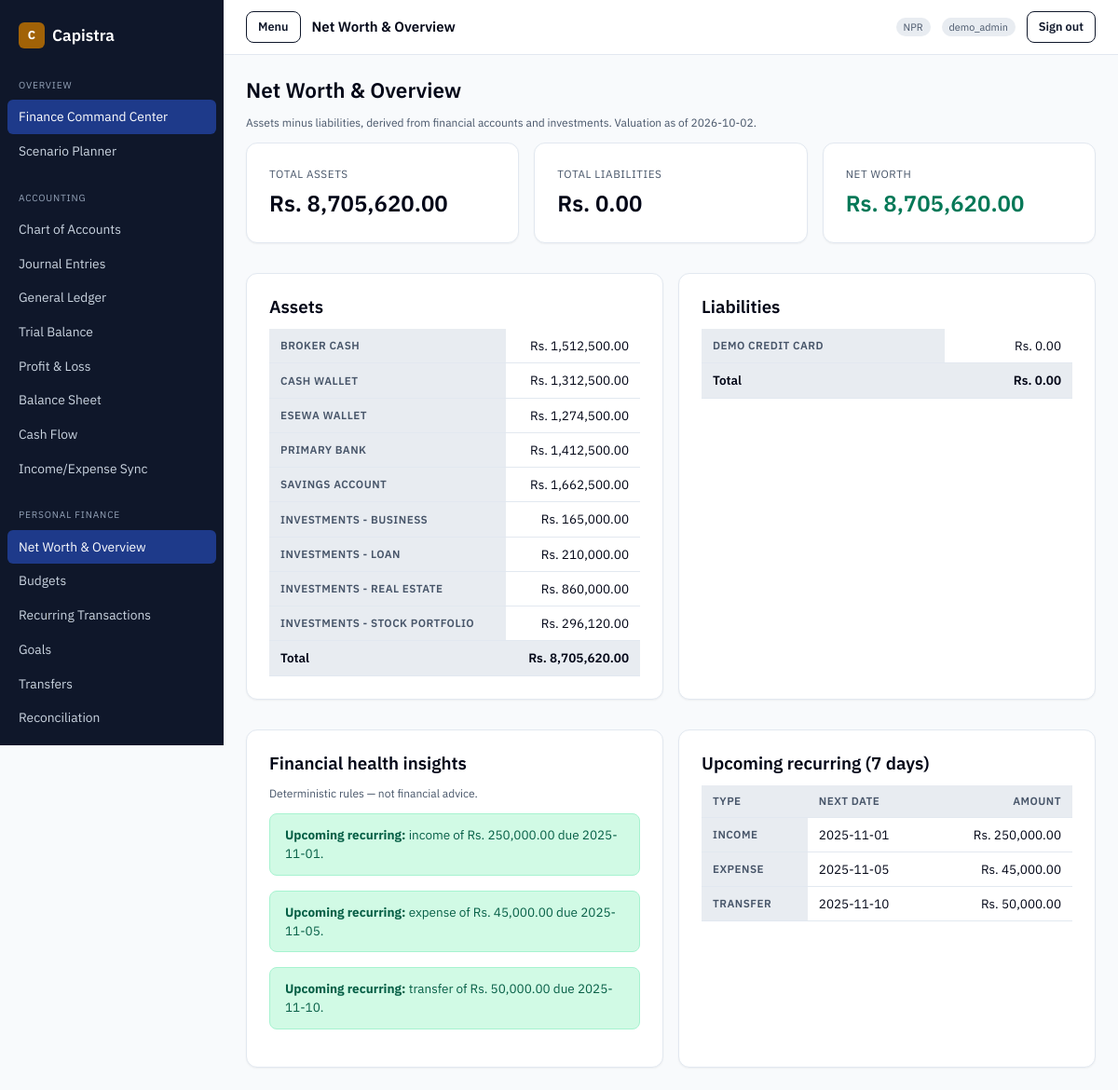
/admin/finance/index.php (signed in), run on the app's committed database.
### tables this page shows
CREATE TABLE `recurring_transactions` (
  `id` int(11) NOT NULL AUTO_INCREMENT,
  `transaction_type` enum('income','expense','transfer') NOT NULL DEFAULT 'expense',
  `category_id` int(11) DEFAULT NULL,
  `financial_account_id` int(11) DEFAULT NULL,
  `to_account_id` int(11) DEFAULT NULL,
  `amount` decimal(18,2) NOT NULL DEFAULT 0,
  `frequency` enum('weekly','monthly','quarterly','yearly') NOT NULL DEFAULT 'monthly',
  `next_date` date NOT NULL,
  `end_date` date DEFAULT NULL,
  `mode` enum('auto','reminder') NOT NULL DEFAULT 'reminder',
  `is_active` tinyint(1) NOT NULL DEFAULT 1,
  `last_run_date` date DEFAULT NULL,
  `notes` varchar(255) DEFAULT NULL,
  `created_at` timestamp NOT NULL DEFAULT current_timestamp(),
  `updated_at` timestamp NOT NULL DEFAULT current_timestamp() ON UPDATE current_timestamp(),
  PRIMARY KEY (`id`),
  KEY `idx_recurring_next` (`next_date`),
  CONSTRAINT `fk_recurring_category` FOREIGN KEY (`category_id`) REFERENCES `transaction_categories` (`id`) ON DELETE SET NULL,
  CONSTRAINT `fk_recurring_account` FOREIGN KEY (`financial_account_id`) REFERENCES `financial_accounts` (`id`) ON DELETE SET NULL
);

### admin/finance/index.php (the view, shortened to what the rows shown need)
<?php
capistra_guard_module('net_worth');
$asOf = (string) ($_GET['as_of'] ?? date('Y-m-d'));
$report = capistra_net_worth_report($asOf);
$insights = capistra_insights();
$due = capistra_recurring_due(date('Y-m-d', strtotime('+7 days')));
?>
<h1>Net Worth &amp; Overview</h1>
<div class="grid grid--2" style="margin-top:var(--space-3xl)">
  <div class="card">
    <h2>Assets</h2>
    <table class="data">
      <tbody>
      <?php foreach ($report['assets'] as $name => $value): ?>
        <tr><th scope="row"><?= e((string) $name) ?></th><td class="num"><?= e(capistra_money((float) $value)) ?></td></tr>
      <?php endforeach; ?>
      </tbody>
    </table>
  </div>
  <div class="card">
    <h2>Liabilities</h2>
    <table class="data">
      <tbody>
      <?php foreach ($report['liabilities'] as $name => $value): ?>
        <tr><th scope="row"><?= e((string) $name) ?></th><td class="num"><?= e(capistra_money((float) $value)) ?></td></tr>
      <?php endforeach; ?>
      </tbody>
    </table>
  </div>
</div>
<div class="grid grid--2" style="margin-top:var(--space-3xl)">
  <div class="card">
    <h2>Financial health insights</h2>
  </div>
  <div class="card">
    <h2>Upcoming recurring (7 days)</h2>
    <table class="data">
      <thead><tr><th scope="col">Type</th><th scope="col">Next date</th><th scope="col" class="num">Amount</th></tr></thead>
      <tbody>
      <?php foreach ($due as $rule): ?>
        <tr><th scope="row"><?= e(ucfirst((string) $rule['transaction_type'])) ?></th><td><?= e((string) $rule['next_date']) ?></td><td class="num"><?= e(capistra_money((float) $rule['amount'])) ?></td></tr>
      <?php endforeach; ?>
      </tbody>
    </table>
  </div>
</div>

### data on the page
recurring_transactions: transaction_type "INCOME", next_date "2025-11-01", amount "Rs. 250,000.00"
recurring_transactions: transaction_type "EXPENSE", next_date "2025-11-05", amount "Rs. 45,000.00"
recurring_transactions: transaction_type "TRANSFER", next_date "2025-11-10", amount "Rs. 50,000.00"

### other printed values
capistra_setting('display_name', APP_NAME) "Capistra"
$group "OVERVIEW"
$label "Finance Command Center"
$label "Scenario Planner"
$group "ACCOUNTING"
$label "Chart of Accounts"
$label "Journal Entries"
$label "General Ledger"
$label "Trial Balance"
$label "Profit & Loss"
$label "Balance Sheet"
$label "Cash Flow"
$label "Income/Expense Sync"
$group "PERSONAL FINANCE"
$label "Net Worth & Overview"
